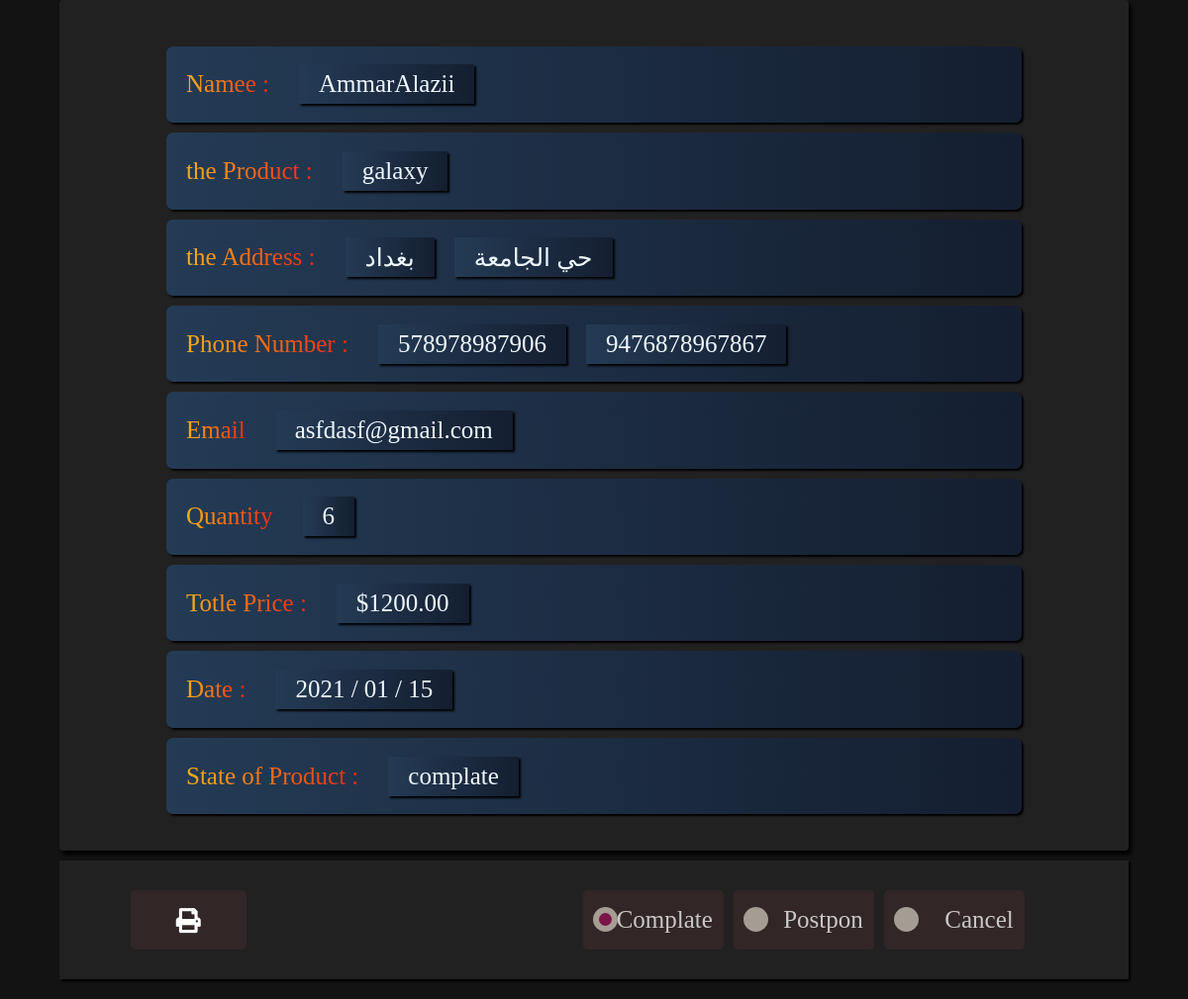
The page /5/ (signed in) on the database its author committed.
### products/models.py (models this page shows, shortened)
class OrderItem(models.Model):
    product=models.ForeignKey(Product,on_delete=models.CASCADE)
    customer=models.ForeignKey(User,on_delete=models.CASCADE)
    quantity=models.IntegerField(default=0)
    date_add=models.DateTimeField(default=datetime.datetime.now)
    address=models.ForeignKey('Address',on_delete=models.CASCADE,null=True,blank=True)
    complate=models.CharField(null=True,blank=True, max_length=20)
    def totleprice(self):
        if self.product.PRDDiscount:
            totle=self.quantity * self.product.PRDDiscount
        else:
            totle=self.quantity * self.product.PRDPrice
        return totle

class Product(models.Model):
    PRDName=models.CharField(max_length=300,verbose_name="name of product")
    PRDName_ar=models.CharField(max_length=300,verbose_name="name of product in arabic")
    PRDPrice=models.DecimalField(default=0 , max_digits=5, decimal_places=2,verbose_name="The price in arabic")
    PRDPrice_ar=models.DecimalField(default=0 , max_digits=5, decimal_places=2,verbose_name="The price")
    PRDDiscription=models.TextField(verbose_name="Discribtion of product")
    PRDDiscription_ar=models.TextField(verbose_name="Discribtion of product in arabic")
    PRDIamge=models.ImageField(default='/none.jpeg',upload_to='media')
    CHOICES_TYPE=(('Carpets and meridians','Carpets and meridians'),('the games','the games'),('Electrical','Electrical'),('Mobile phones','Mobile phones'))
    CHOICES_TYPE_ar=(('سجادات و زوالي','سجادات و زوالي'),('الالعاب','الالعاب'),('الكهربائيات','الكهربائيات'),('الهواتف المحمولة','الهواتف المحمولة'))
    PRDType=models.CharField(max_length=90,choices=CHOICES_TYPE,verbose_name="Type of product")
    PRDType_ar=models.CharField(max_length=90,choices=CHOICES_TYPE_ar,verbose_name="Type of product in arabic")
    CHOICES_STATE=(('new','new'),('old','old'))
    CHOICES_STATE_ar=(('جديد','جديد'),('قديم','قديم'))
    PRDSate=models.CharField(choices=CHOICES_STATE,max_length=20,verbose_name="state of product ")
    PRDSate_ar=models.CharField(choices= CHOICES_STATE_ar,max_length=20 ,verbose_name="state of product in arabic")
    PRDDiscount=models.DecimalField(blank=True,null=True ,default=0 , max_digits=5, decimal_places=2,verbose_name="The Discount")
    PRDDiscount_ar=models.DecimalField(blank=True,null=True,default=0 , max_digits=5, decimal_places=2,verbose_name="The Discount in arabic")
    PRDSlug=models.SlugField(blank=True,null=True)
    def __str__(self):
        return str(self.PRDName)

class Address(models.Model):
    user=models.ForeignKey(User,on_delete=models.CASCADE)
    covernorate=models.CharField(default='بغداد',max_length=30)
    state=models.CharField(max_length=100)
    phone_number1=models.CharField(max_length=11)
    phone_number2=models.CharField(max_length=11)
    email=models.EmailField(blank=True ,null=True)
    date_add=models.DateTimeField(default=datetime.datetime.now)

### project/view.py (the view)
# urls.py: path('<int:id>/',detail,name='detaill'),
def detail(request ,id):
    if request.user.is_authenticated and request.user.username == 'Social':
        order=OrderItem.objects.get(id=id)
        return render(request,'home_template/detail.html',{'obj':order})
    else: return redirect('login')

### products/context_processor.py (called while the page is built)
def allorders(request):
    count=0
    if request.user.is_authenticated:
        obj=OrderItem.objects.filter(customer=request.user)
        for i in obj:
            count +=i.quantity
    return{'all':count}

def everyorder(request):
    obj=0
    countCa=0
    countCo=0
    countPo=0
    if request.user.is_authenticated:
        obj2=OrderItem.objects.all()
        for fillter in obj2:
            if fillter.address :
                if fillter.complate :
                    obj+=1
                if fillter.complate == 'complate':
                    countCo+=1
                elif fillter.complate == 'Cancel':
                    countCa+=1
                elif fillter.complate =='Postponement':
                    countPo+=1
    return{'everyorder':obj ,'countPo':countPo,'countCo':countCo,'countCa':countCa}

### template/home_template/detail.html (shortened to what this page needs)
{% load static %}
<!DOCTYPE html>
<html lang="en">
<head>
    <link rel="stylesheet" href="{% static 'css/detail.css' %}">
    <link rel="stylesheet" href="{% static 'css/mobile_detail.css' %}">
    <link rel="stylesheet" href="{% static 'css/deatail_options.css' %}">
    <link rel="stylesheet" href="https://pro.fontawesome.com/releases/v5.10.0/css/all.css"/>
</head>
<body>
    {% if request.user.is_authenticated and request.user.username == 'Social' %}
    <div class="alldetail" id="alldetail" >
        <div class="cover" id="cover">
        <div class="name_user"><label for="">Namee :</label><div>
            {% if obj.customer.firs_name and obj.customer.last_name %}
            {{obj.customer.firs_name}} &ThinSpace;{{obj.customer.last_name}}
            {% else %}
        {{obj.customer}}
        {% endif %}
        </div>
        </div>
          <div class="name_product"><label for="">the Product :</label><div>{{obj.product}}</div></div>
            <div class="name_address">
                <label for=""> the Address :</label> <div>{{obj.address.covernorate}}</div>
                 <div>{{obj.address.state}}</div>
            </div>
            <div class="phone_number">
                <label for="">Phone Number :</label>
                <div>{{obj.address.phone_number1}}</div>
                <div>{{obj.address.phone_number2}}</div>
            </div>
            <div class="qunatity_detail">
                <label for="">Email</label>
                <div>{{obj.address.email}}</div>
            </div>
            <div class="qunatity_detail">
                <label for="">Quantity</label>
                <div>{{obj.quantity}}</div>
            </div>
            <div class="total_price">
                <label for="">Totle Price :</label>
                <div>${{obj.totleprice}}</div>
            </div>
        <div class="state_product">
            <label for="">Date :</label>
            <div>{{obj.date_add|date:'Y / m / d'}}</div>
        </div>
        <div class="state_product">
            <label for="">State of Product :</label>
            <div>
            {{obj.complate}}
            </div>
        </div>
        </div>
    </div>
    <div class="complate">
        <div class="print_detail"  id="print_detail">
        {% if obj.complate == 'complate' %}
           <p style="cursor: pointer;"><i class="fas fa-print"></i></p>
           {% else %}
           <p class="notallow"><i class="fas fa-print"></i></p>
        {% endif %}
        </div>
        <form action=""  class="form_state"  method="POST" >
            <div class="cancel">
                {% if obj.complate == 'Cancellation' %}
             <input class="cancell checkmark" type="radio" data-customer={{obj.customer}} data-product={{obj.product.PRDSlug}} >&ThinSpace; Cancel
             {% else %}
             <input class="cancell" type="radio" data-customer={{obj.customer}} data-product={{obj.product.PRDSlug}} >&ThinSpace; Cancel
             {% endif %}
            </div>
            <div class="Postponement">
                {% if obj.complate == 'Postponement' %}
                <input  class="Postponementt checkmark" type="radio" data-customer={{obj.customer}} data-product={{obj.product.PRDSlug}}>&ThinSpace; Postpon
                {% else %}
                <input  class="Postponementt" type="radio" data-customer={{obj.customer}} data-product={{obj.product.PRDSlug}}>&ThinSpace; Postpon
                {% endif %}
            </div>
            <div class="complat">
                {% if obj.complate == 'complate' %}
                <input class="complatt checkmark" type="radio" data-customer={{obj.customer}} data-product={{obj.product.PRDSlug}}>&ThinSpace; Complate
                {% else %}
                <input class="complatt" type="radio" data-customer={{obj.customer}} data-product={{obj.product.PRDSlug}}>&ThinSpace; Complate
                {% endif %}
            </div>
        </form>
    </div>
    {% endif %}
</body>
</html>

### static/css/detail.css (style rules this page uses)
* { box-sizing: border-box; margin: 0; padding: 0; border: none; outline: none; }
body { background-color: #131313; }
.alldetail { width: 90%; margin: 20px; color: aliceblue; height: 860px; display: flex; align-items: center; justify-content: center; box-shadow:3px 4px 4px #000; border-radius: 4px; }
.cover { width: 100%; height: 100%; background-color: rgb(34, 33, 33); border-radius: 4px; display: flex; flex-direction: column; align-items: center; justify-content: center; }
.cover>div { width: 80%; height: 9%; background: #141E30; background: -webkit-linear-gradient(to right, #243B55, #141E30); background: linear-gradient(to right, #243B55, #141E30); display: flex; align-items: center; padding-left: 20px; border-radius: 7px; box-shadow: 2px 2px 2px #000; font-size: 25px; margin-top: 10px; }
.name_user label ,.name_product label ,.name_address label ,.phone_number label ,.qunatity_detail label ,.total_price label,.state_product label { margin-right: 20px; background: #f12711; background: -webkit-linear-gradient(to right, #f5af19, #f12711); background: linear-gradient(to right, #f5af19, #f12711); -webkit-background-clip: text; -webkit-text-fill-color: transparent; }
.name_address>div,.name_user>div ,.name_product>div,.phone_number>div,.qunatity_detail>div,.total_price>div,.state_product>div { margin: 10px; background: #141E30; background: -webkit-linear-gradient(to right, #243B55, #141E30); background: linear-gradient(to right, #243B55, #141E30); box-shadow: 2px 2px 2px #000; padding: 20px; height: 30px; display: flex; align-items: center; justify-content: center; }

### static/css/deatail_options.css (style rules this page uses)
.alldetail { margin: auto; }
.complate { background: #222121; margin: auto; width: 90%; margin-top: 10px; height: 120px; margin-bottom: 20px; display: flex; align-items: center; justify-content: space-between; box-shadow: 2px 2px 2px #000; perspective: 600px; }
.form_state { width: 70%; height: 100%; display: flex; align-items: center; padding: 10px; direction: rtl; margin-right: 90px; }
.cancel,.complat,.Postponement { height: 60%; background-color: rgb(51, 38, 38); margin: 5px; display: flex; align-items: center; padding-left: 4%; border-radius: 5px; user-select: none; -webkit-user-select: none; -moz-user-select: none; -ms-user-select: none; font-size: 25px; position: relative; z-index: 1; width: 20%; color: #c9c7c7; text-align: center; }
.cancell,.Postponementt,.complatt { -webkit-appearance: none; -moz-appearance: none; -ms-appearance: none; appearance: none; background-color: #a49d94; width: 25px; height: 25px; position: absolute; top: 29%; left: 7%; border-radius: 40px; }
.complatt.checkmark { border: 6px solid #a49d94; background-color: rgb(122 21 72); padding: 0px; }
.print_detail { width: 25%; height: 100%; display: flex; align-items: center; justify-content: center; }
.print_detail p { width: 45%; height: 50%; background: #322626; margin: 10px; color: #fff; display: flex; align-items: center; justify-content: center; font-size: 25px; border-radius: 5px; }

### rows shown on the page
OrderItem: customer "AmmarAlazii", product "galaxy", address.covernorate "بغداد", address.state "حي الجامعة", address.phone_number1 "578978987906", address.phone_number2 "9476878967867", address.email "asfdasf@gmail.com", quantity "6", totleprice "1200.00", date_add "2021 / 01 / 15", complate "complate"
